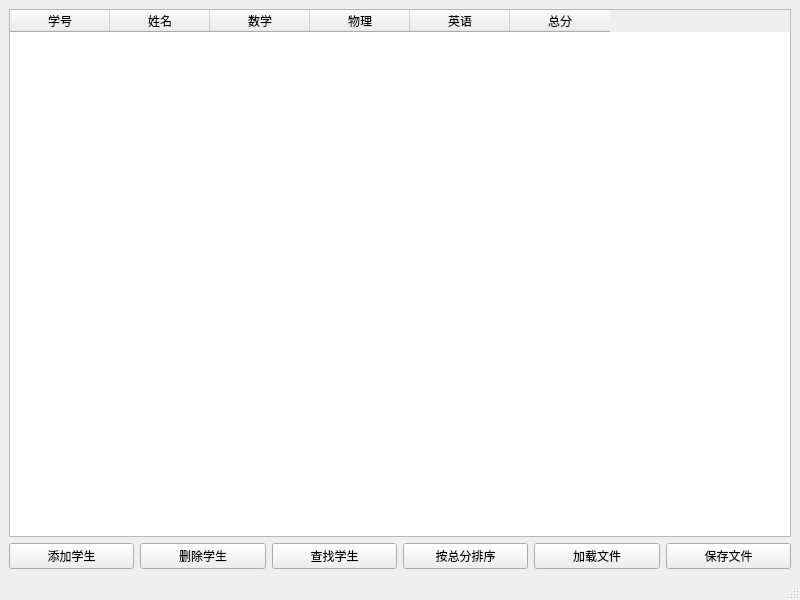
<?xml version="1.0" encoding="UTF-8"?>
<ui version="4.0">
 <class>MainWindow</class>
 <widget class="QMainWindow" name="MainWindow">
  <property name="windowTitle">
   <string>学生成绩管理系统</string>
  </property>
  <property name="geometry">
   <rect>
    <x>0</x>
    <y>0</y>
    <width>800</width>
    <height>600</height>
   </rect>
  </property>
  <widget class="QWidget" name="centralWidget">
   <layout class="QVBoxLayout" name="verticalLayout">
    <item>
     <widget class="QTableWidget" name="studentTable">
      <property name="rowCount">
       <number>0</number>
      </property>
      <property name="columnCount">
       <number>6</number>
      </property>
      <column>
       <property name="text">
        <string>学号</string>
       </property>
      </column>
      <column>
       <property name="text">
        <string>姓名</string>
       </property>
      </column>
      <column>
       <property name="text">
        <string>数学</string>
       </property>
      </column>
      <column>
       <property name="text">
        <string>物理</string>
       </property>
      </column>
      <column>
       <property name="text">
        <string>英语</string>
       </property>
      </column>
      <column>
       <property name="text">
        <string>总分</string>
       </property>
      </column>
      <header>
       <property name="sectionResizeMode">
        <enum>QHeaderView::Stretch</enum>
       </property>
      </header>
     </widget>
    </item>
    <item>
     <layout class="QHBoxLayout" name="horizontalLayout">
      <item>
       <widget class="QPushButton" name="addButton">
        <property name="text">
         <string>添加学生</string>
        </property>
       </widget>
      </item>
      <item>
       <widget class="QPushButton" name="deleteButton">
        <property name="text">
         <string>删除学生</string>
        </property>
       </widget>
      </item>
      <item>
       <widget class="QPushButton" name="findButton">
        <property name="text">
         <string>查找学生</string>
        </property>
       </widget>
      </item>
      <item>
       <widget class="QPushButton" name="sortButton">
        <property name="text">
         <string>按总分排序</string>
        </property>
       </widget>
      </item>
      <item>
       <widget class="QPushButton" name="loadButton">
        <property name="text">
         <string>加载文件</string>
        </property>
       </widget>
      </item>
      <item>
       <widget class="QPushButton" name="saveButton">
        <property name="text">
         <string>保存文件</string>
        </property>
       </widget>
      </item>
     </layout>
    </item>
   </layout>
  </widget>
  <widget class="QMenuBar" name="menuBar"/>
  <widget class="QStatusBar" name="statusBar"/>
 </widget>
 <resources/>
 <connections/>
</ui>
